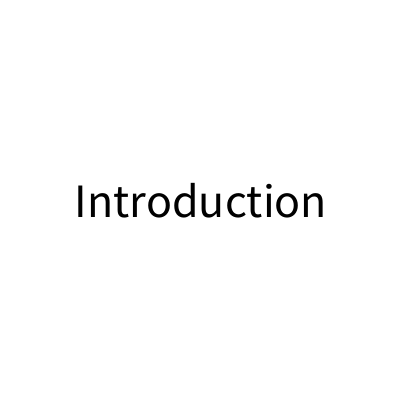
Frame 1 (no input)
Frame 60 (the mouse pressed at the canvas centre just before this capture): identical to frame 1, image omitted
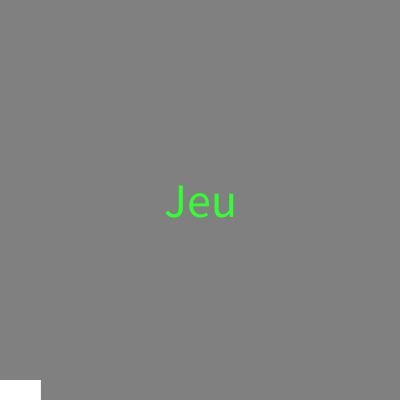
Frame 120 (the mouse held since frame 60 and released just before this capture)

The Processing sketch that drew these frames (run headless with seeded random() and noise(); from frame 60 on, the mouse is pressed at the canvas centre):

// Processing sketch: processing_71912
// ── processing_71912.pde

// Coquille du jeu, version avec une gestion du temps.
 
// Constantes d'etat.
static final int INTRODUCTION = 0;
static final int JEU = 1;
static final int FIN = 2;
static final int CONCLUSION = 3;
 
// Variable pour la gestion des etats.
int etat = INTRODUCTION;
 
// Gestion du temps.
int millisDebutJeu; // Le moment lorsque commence le jeu.
int millisDebutFin; // Le moment lorsque commence la fin.
 
void setup() {
  size(400, 400);
  smooth();
}
 
void draw() {
  // Executer le code approprie selon l'etat.
  if( etat == INTRODUCTION ) {
    introduction();
  } else if ( etat == JEU) {
    jeu();
  } else if ( etat == FIN) {
    fin();
  } else {
    conclusion();
  }
   
}
 
// Aiguiller la reaction a un clique selon l'etat.
void mousePressed() {
   
  if( etat == INTRODUCTION ) {
    // Si on est a l'introduction, activer le jeu
    // et memoriser le moment lorsqu'il commence.
     etat = JEU;
     millisDebutJeu = millis();
  } else if ( etat == JEU) {
      // Le jeu: dans cet exemple tres simple
      // le compteur de temps redemarre
      // lorsque l'interacteur clique.
       millisDebutJeu = millis();
  } else if ( etat == FIN) {
    // Rien faire pour l'animation de la fin.
  } else {
    // Si on est a la conclusion, redemarrer.
    etat = INTRODUCTION;
  }
   
}
 
// Executer et dessiner l'introduction.
void introduction() {
  background(255);
   
  // Dessiner le texte "Introduction".
  textAlign(CENTER,CENTER);
  textSize(48);
  fill(0);
  text("Introduction",width/2,height/2);
}
 
// Executer et dessiner le jeu.
void jeu() {
  background(128);
   
   // Dessiner le texte "Jeu".
  textAlign(CENTER,CENTER);
  textSize(48);
  fill(50,255,50);
  text("Jeu",width/2,height/2);
   
   
  // Calculer le temps depuis le debut du jeu
  // ou depuis le dernier clique ( voir mousePressed() ).
  int temps = (millis() - millisDebutJeu);
   
  // Si le temps depasse 10 secondes, passer a la fin
  // et memoriser le moment lorsqu'elle commence.
  if ( temps >= 10000 ) {
    etat = FIN;
    millisDebutFin = millis();
  }
   
  // La largeur de la barre de defilement est determine
  // par le temps.
  float largeur = map( temps , 0 , 10000 , 0 , width);
  largeur = constrain(largeur,0,width);
  noStroke();
  fill(255);
  rect(0,width-20,largeur,20);
   
   
}
 
 
// Executer et dessiner la fin.
void fin() {
   
  // Calculer le temps depuis le debut de la fin.
  int temps = millis() - millisDebutFin;
  // Si le temps depasse 5 secondes, passer a la conclusion.
  if ( temps >= 5000 ) etat = CONCLUSION;
   
  // Effectuer un fondu avec ce qui
  // a ete dessiner par le jeu.
  fill(0 , 5);
  rect(0,0,width,height);
   
}
 
// Executer et dessiner la conclusion.
void conclusion() {
  background(0);
   
   // Dessiner le texte "Conclusion".
  textAlign(CENTER,CENTER);
  textSize(48);
  fill(255);
  text("Conclusion",width/2,height/2);
}
